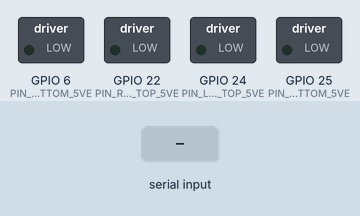
Simulated run of this program. Board: Raspberry Pi (BCM pin numbers). Shown: switched loads named in the program (green lamp = pin HIGH). The test bench sets the inputs (shaded band). What the program prints to the terminal is not drawn.

Above: at 1.2 s.
1.3 s: "1" typed at the terminal, then Enter
At 2.5 s:
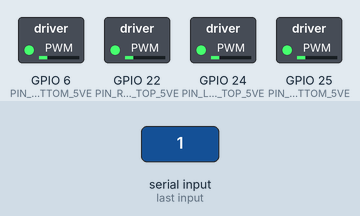
2.8 s: "6" typed at the terminal, then Enter
At 3.6 s:
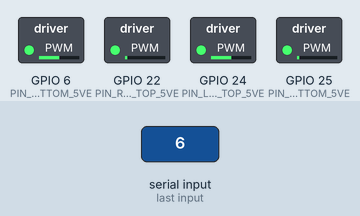
4.3 s: "4" typed at the terminal, then Enter
At 4.7 s:
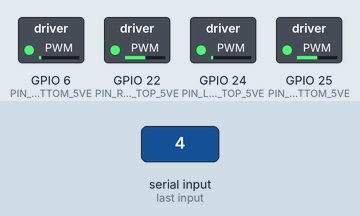
Timing chart, 0 to 7.3 s (numbered marks = the images above; inputs shaded):
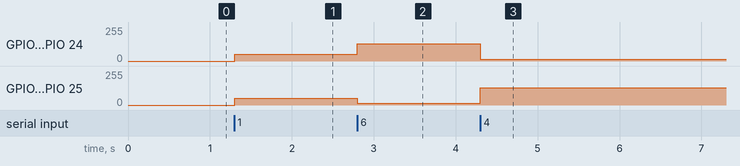

The program:

testing_raspberry_pi_motor.py
```python
import RPi.GPIO as GPIO

PIN_RIGHT_BOTTOM_GND = 5
PIN_RIGHT_BOTTOM_5VE = 6
PIN_LEFT_BOTTOM_GND = 12
PIN_LEFT_BOTTOM_5VE = 25
PIN_LEFT_TOP_GND = 23
PIN_LEFT_TOP_5VE = 24
PIN_RIGHT_TOP_GND = 27
PIN_RIGHT_TOP_5VE = 22
PWM_VALUE = 20

PWM_RIGHT_BOTTOM_GND = None
PWM_RIGHT_BOTTOM_5VE = None
PWM_LEFT_BOTTOM_GND = None
PWM_LEFT_BOTTOM_5VE = None
PWM_LEFT_TOP_GND = None
PWM_LEFT_TOP_5VE = None
PWM_RIGHT_TOP_GND = None
PWM_RIGHT_TOP_5VE = None

def init_rpi():
    """initialize raspberry pi pins
    mode : BCM"""
    GPIO.setmode(GPIO.BCM)
    GPIO.setup(PIN_RIGHT_BOTTOM_GND, GPIO.OUT)
    GPIO.setup(PIN_RIGHT_BOTTOM_5VE, GPIO.OUT)
    GPIO.setup(PIN_LEFT_BOTTOM_GND, GPIO.OUT)
    GPIO.setup(PIN_LEFT_BOTTOM_5VE, GPIO.OUT)
    GPIO.setup(PIN_LEFT_TOP_GND, GPIO.OUT)
    GPIO.setup(PIN_LEFT_TOP_5VE, GPIO.OUT)
    GPIO.setup(PIN_RIGHT_TOP_GND, GPIO.OUT)
    GPIO.setup(PIN_RIGHT_TOP_5VE, GPIO.OUT)
    global PWM_RIGHT_BOTTOM_GND
    global PWM_RIGHT_BOTTOM_5VE
    global PWM_LEFT_BOTTOM_GND
    global PWM_LEFT_BOTTOM_5VE
    global PWM_LEFT_TOP_GND
    global PWM_LEFT_TOP_5VE
    global PWM_RIGHT_TOP_GND
    global PWM_RIGHT_TOP_5VE


    PWM_RIGHT_BOTTOM_GND = GPIO.PWM(PIN_RIGHT_BOTTOM_GND,  PWM_VALUE)
    PWM_RIGHT_BOTTOM_5VE = GPIO.PWM(PIN_RIGHT_BOTTOM_5VE,  PWM_VALUE)
    PWM_LEFT_BOTTOM_GND = GPIO.PWM(PIN_LEFT_BOTTOM_GND, PWM_VALUE)
    PWM_LEFT_BOTTOM_5VE = GPIO.PWM(PIN_LEFT_BOTTOM_5VE, PWM_VALUE)
    PWM_LEFT_TOP_GND =    GPIO.PWM(PIN_LEFT_TOP_GND, PWM_VALUE)
    PWM_LEFT_TOP_5VE =    GPIO.PWM(PIN_LEFT_TOP_5VE, PWM_VALUE)
    PWM_RIGHT_TOP_GND =   GPIO.PWM(PIN_RIGHT_TOP_GND, PWM_VALUE)
    PWM_RIGHT_TOP_5VE =   GPIO.PWM(PIN_RIGHT_TOP_5VE, PWM_VALUE)

def forword():
    """Move raspberry pi bot forward"""
    PWM_RIGHT_TOP_5VE.start(PWM_VALUE)
    PWM_RIGHT_TOP_GND.stop()
    GPIO.output(PIN_RIGHT_TOP_5VE, GPIO.HIGH)
    GPIO.output(PIN_RIGHT_TOP_GND, GPIO.LOW)

    PWM_LEFT_TOP_5VE.start(PWM_VALUE)
    PWM_LEFT_TOP_GND.stop()
    GPIO.output(PIN_LEFT_TOP_5VE, GPIO.HIGH)
    GPIO.output(PIN_LEFT_TOP_GND, GPIO.LOW)

    PWM_LEFT_BOTTOM_5VE.start(PWM_VALUE)
    PWM_LEFT_BOTTOM_GND.stop()
    GPIO.output(PIN_LEFT_BOTTOM_5VE, GPIO.HIGH)
    GPIO.output(PIN_LEFT_BOTTOM_GND, GPIO.LOW)

    PWM_RIGHT_BOTTOM_5VE.start(PWM_VALUE)
    PWM_RIGHT_BOTTOM_GND.stop()
    GPIO.output(PIN_RIGHT_BOTTOM_5VE, GPIO.HIGH)
    GPIO.output(PIN_RIGHT_BOTTOM_GND, GPIO.LOW)

def stop():
    """Stop raspberry pi"""
    GPIO.output(PIN_RIGHT_TOP_5VE, GPIO.LOW)
    GPIO.output(PIN_RIGHT_TOP_GND, GPIO.LOW)
    GPIO.output(PIN_LEFT_TOP_5VE, GPIO.LOW)
    GPIO.output(PIN_LEFT_TOP_GND, GPIO.LOW)
    GPIO.output(PIN_LEFT_BOTTOM_5VE, GPIO.LOW)
    GPIO.output(PIN_LEFT_BOTTOM_GND, GPIO.LOW)
    GPIO.output(PIN_RIGHT_BOTTOM_5VE, GPIO.LOW)
    GPIO.output(PIN_RIGHT_BOTTOM_GND, GPIO.LOW)

    PWM_RIGHT_TOP_5VE.stop()
    PWM_RIGHT_TOP_GND.stop()
    PWM_LEFT_TOP_5VE.stop()
    PWM_LEFT_TOP_GND.stop()
    PWM_LEFT_BOTTOM_5VE.stop()
    PWM_LEFT_BOTTOM_GND.stop()
    PWM_RIGHT_BOTTOM_5VE.stop()
    PWM_RIGHT_BOTTOM_GND.stop()

def reverse():
    """Move raspberry pi bot reverse"""
    PWM_RIGHT_TOP_5VE.stop()
    PWM_RIGHT_TOP_GND.start(PWM_VALUE)
    GPIO.output(PIN_RIGHT_TOP_5VE, GPIO.LOW)
    GPIO.output(PIN_RIGHT_TOP_GND, GPIO.HIGH)

    PWM_LEFT_TOP_5VE.stop()
    PWM_LEFT_TOP_GND.start(PWM_VALUE)
    GPIO.output(PIN_LEFT_TOP_5VE, GPIO.LOW)
    GPIO.output(PIN_LEFT_TOP_GND, GPIO.HIGH)

    PWM_LEFT_BOTTOM_5VE.stop()
    PWM_LEFT_BOTTOM_GND.start(PWM_VALUE)
    GPIO.output(PIN_LEFT_BOTTOM_5VE, GPIO.LOW)
    GPIO.output(PIN_LEFT_BOTTOM_GND, GPIO.HIGH)

    PWM_RIGHT_BOTTOM_5VE.stop()
    PWM_RIGHT_BOTTOM_GND.start(PWM_VALUE)
    GPIO.output(PIN_RIGHT_BOTTOM_5VE, GPIO.LOW)
    GPIO.output(PIN_RIGHT_BOTTOM_GND, GPIO.HIGH)

def right():
    """Move raspberry pi bot to right"""
    PWM_RIGHT_TOP_5VE.start(5)
    PWM_RIGHT_TOP_GND.stop()
    GPIO.output(PIN_RIGHT_TOP_5VE, GPIO.HIGH)
    GPIO.output(PIN_RIGHT_TOP_GND, GPIO.LOW)

    PWM_LEFT_TOP_5VE.start(50)
    PWM_LEFT_TOP_GND.stop()
    GPIO.output(PIN_LEFT_TOP_5VE, GPIO.HIGH)
    GPIO.output(PIN_LEFT_TOP_GND, GPIO.LOW)

    PWM_LEFT_BOTTOM_5VE.start(5)
    PWM_LEFT_BOTTOM_GND.stop()
    GPIO.output(PIN_LEFT_BOTTOM_5VE, GPIO.HIGH)
    GPIO.output(PIN_LEFT_BOTTOM_GND, GPIO.LOW)

    PWM_RIGHT_BOTTOM_5VE.start(50)
    PWM_RIGHT_BOTTOM_GND.stop()
    GPIO.output(PIN_RIGHT_BOTTOM_5VE, GPIO.HIGH)
    GPIO.output(PIN_RIGHT_BOTTOM_GND, GPIO.LOW)

def left():
    """Move raspberry pi bot to left"""
    PWM_RIGHT_TOP_5VE.start(50)
    PWM_RIGHT_TOP_GND.stop()
    GPIO.output(PIN_RIGHT_TOP_5VE, GPIO.HIGH)
    GPIO.output(PIN_RIGHT_TOP_GND, GPIO.LOW)

    PWM_LEFT_TOP_5VE.start(5)
    PWM_LEFT_TOP_GND.stop()
    GPIO.output(PIN_LEFT_TOP_5VE, GPIO.HIGH)
    GPIO.output(PIN_LEFT_TOP_GND, GPIO.LOW)

    PWM_LEFT_BOTTOM_5VE.start(50)
    PWM_LEFT_BOTTOM_GND.stop()
    GPIO.output(PIN_LEFT_BOTTOM_5VE, GPIO.HIGH)
    GPIO.output(PIN_LEFT_BOTTOM_GND, GPIO.LOW)

    PWM_RIGHT_BOTTOM_5VE.start(5)
    PWM_RIGHT_BOTTOM_GND.stop()
    GPIO.output(PIN_RIGHT_BOTTOM_5VE, GPIO.HIGH)
    GPIO.output(PIN_RIGHT_BOTTOM_GND, GPIO.LOW)

if __name__=="__main__":
    init_rpi()
    stop()
    try:
        while True:
            print('8. forword')
            print('2. reverse')
            print('4. left')
            print('6. right')
            print('5. stop')
            inpu = int(input('please press'))
            if inpu==1:
                forword()
            elif inpu==2:
                reverse()
            elif inpu==6:
                right()
            elif inpu==4:
                left()
            else:
                stop()
    except KeyboardInterrupt:
        stop()
        print('exit')
        GPIO.cleanup()
```

Measured:
- after the input at 1.3 s, GPIO 6 (PIN_RIGHT_BOTTOM_5VE), GPIO 22 (PIN_RIGHT_TOP_5VE), GPIO 24 (PIN_LEFT_TOP_5VE), GPIO 25 (PIN_LEFT_BOTTOM_5VE): 0/255 → 51/255 at once
- after the input at 2.8 s, GPIO 6 (PIN_RIGHT_BOTTOM_5VE), GPIO 24 (PIN_LEFT_TOP_5VE): 51/255 → 128/255 at once; GPIO 22 (PIN_RIGHT_TOP_5VE), GPIO 25 (PIN_LEFT_BOTTOM_5VE): 51/255 → 13/255 at once
- after the input at 4.3 s, GPIO 6 (PIN_RIGHT_BOTTOM_5VE), GPIO 24 (PIN_LEFT_TOP_5VE): 128/255 → 13/255 at once; GPIO 22 (PIN_RIGHT_TOP_5VE), GPIO 25 (PIN_LEFT_BOTTOM_5VE): 13/255 → 128/255 at once
